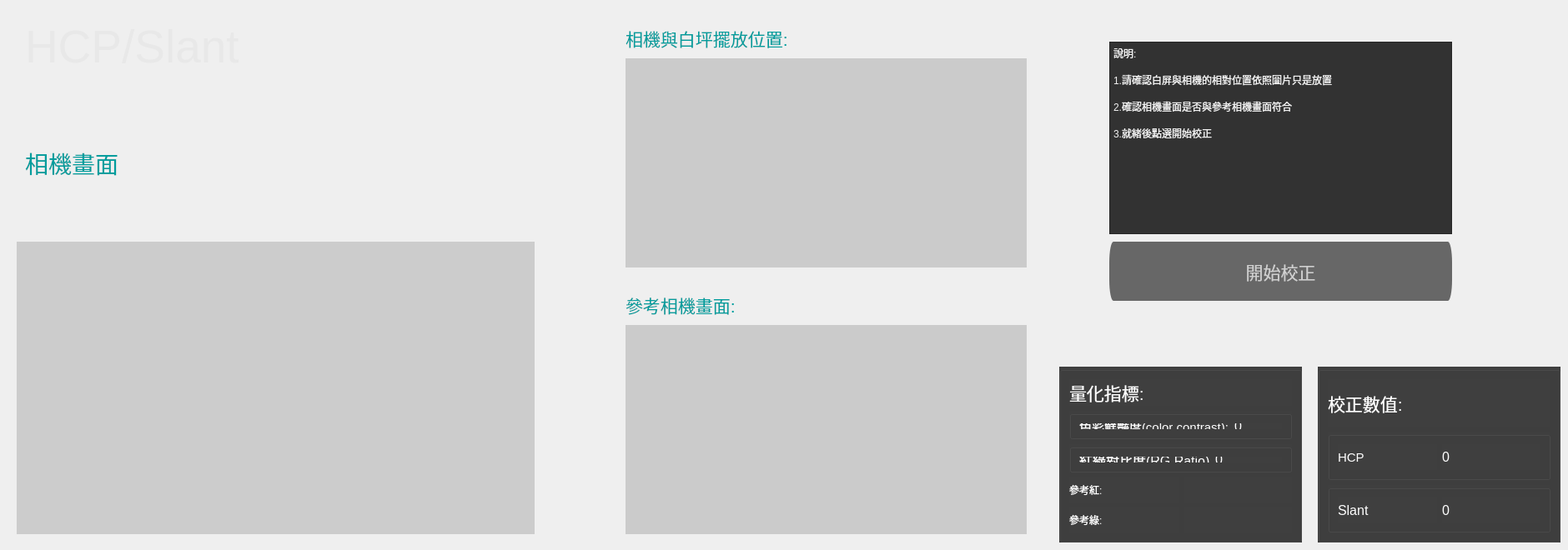
       <widget class="QWidget" name="page_4">
        <widget class="QLabel" name="hcp_preview">
         <property name="geometry">
          <rect>
           <x>20</x>
           <y>290</y>
           <width>621</width>
           <height>351</height>
          </rect>
         </property>
         <property name="styleSheet">
          <string notr="true">background-color: rgb(204, 204, 204);</string>
         </property>
         <property name="text">
          <string/>
         </property>
        </widget>
        <widget class="QLabel" name="label_30">
         <property name="geometry">
          <rect>
           <x>30</x>
           <y>10</y>
           <width>321</width>
           <height>91</height>
          </rect>
         </property>
         <property name="font">
          <font>
           <pointsize>41</pointsize>
          </font>
         </property>
         <property name="styleSheet">
          <string notr="true">color: rgb(232, 232, 232);</string>
         </property>
         <property name="text">
          <string>HCP/Slant</string>
         </property>
        </widget>
        <widget class="QLabel" name="label_31">
         <property name="geometry">
          <rect>
           <x>30</x>
           <y>170</y>
           <width>141</width>
           <height>51</height>
          </rect>
         </property>
         <property name="font">
          <font>
           <pointsize>21</pointsize>
          </font>
         </property>
         <property name="styleSheet">
          <string notr="true">color: rgb(0, 157, 157);</string>
         </property>
         <property name="text">
          <string>相機畫面</string>
         </property>
        </widget>
        <widget class="QLabel" name="slant_cam_type">
         <property name="geometry">
          <rect>
           <x>200</x>
           <y>120</y>
           <width>161</width>
           <height>141</height>
          </rect>
         </property>
         <property name="styleSheet">
          <string notr="true"/>
         </property>
         <property name="text">
          <string/>
         </property>
        </widget>
        <widget class="QGroupBox" name="verticalGroupBox">
         <property name="geometry">
          <rect>
           <x>1270</x>
           <y>440</y>
           <width>291</width>
           <height>211</height>
          </rect>
         </property>
         <property name="styleSheet">
          <string notr="true">background-color: rgb(63, 63, 63);</string>
         </property>
         <layout class="QVBoxLayout" name="verticalLayout_4">
          <item>
           <widget class="QLabel" name="label_45">
            <property name="font">
             <font>
              <pointsize>16</pointsize>
             </font>
            </property>
            <property name="styleSheet">
             <string notr="true">color: rgb(255, 255, 255);</string>
            </property>
            <property name="text">
             <string>量化指標:</string>
            </property>
           </widget>
          </item>
          <item>
           <widget class="QGroupBox" name="horizontalGroupBox_4">
            <property name="styleSheet">
             <string notr="true"/>
            </property>
            <layout class="QHBoxLayout" name="horizontalLayout_29">
             <item>
              <widget class="QLabel" name="label_33">
               <property name="font">
                <font>
                 <pointsize>11</pointsize>
                </font>
               </property>
               <property name="styleSheet">
                <string notr="true">color: rgb(255, 255, 255);</string>
               </property>
               <property name="text">
                <string>色彩鮮豔度(color contrast):</string>
               </property>
              </widget>
             </item>
             <item>
              <widget class="QLabel" name="color_contrast">
               <property name="font">
                <font>
                 <pointsize>12</pointsize>
                </font>
               </property>
               <property name="styleSheet">
                <string notr="true">color: rgb(255, 255, 255);</string>
               </property>
               <property name="text">
                <string>0</string>
               </property>
              </widget>
             </item>
            </layout>
           </widget>
          </item>
          <item>
           <widget class="QGroupBox" name="horizontalGroupBox_5">
            <property name="styleSheet">
             <string notr="true">border-color: rgb(255, 255, 255);</string>
            </property>
            <layout class="QHBoxLayout" name="horizontalLayout_30">
             <item>
              <widget class="QLabel" name="label_34">
               <property name="font">
                <font>
                 <pointsize>12</pointsize>
                </font>
               </property>
               <property name="styleSheet">
                <string notr="true">color: rgb(255, 255, 255);</string>
               </property>
               <property name="text">
                <string>紅綠對比度(RG Ratio)</string>
               </property>
              </widget>
             </item>
             <item>
              <widget class="QLabel" name="rg_ratio">
               <property name="font">
                <font>
                 <pointsize>12</pointsize>
                </font>
               </property>
               <property name="styleSheet">
                <string notr="true">color: rgb(255, 255, 255);</string>
               </property>
               <property name="text">
                <string>0</string>
               </property>
              </widget>
             </item>
            </layout>
           </widget>
          </item>
          <item>
           <layout class="QHBoxLayout" name="horizontalLayout_31">
            <item>
             <widget class="QLabel" name="label_29">
              <property name="styleSheet">
               <string notr="true">color: rgb(255, 255, 255);</string>
              </property>
              <property name="text">
               <string>參考紅:</string>
              </property>
             </widget>
            </item>
            <item>
             <widget class="QLabel" name="ref_red">
              <property name="minimumSize">
               <size>
                <width>70</width>
                <height>30</height>
               </size>
              </property>
              <property name="text">
               <string/>
              </property>
             </widget>
            </item>
           </layout>
          </item>
          <item>
           <layout class="QHBoxLayout" name="horizontalLayout_32">
            <item>
             <widget class="QLabel" name="label_42">
              <property name="styleSheet">
               <string notr="true">color: rgb(255, 255, 255);</string>
              </property>
              <property name="text">
               <string>參考綠:</string>
              </property>
             </widget>
            </item>
            <item>
             <widget class="QLabel" name="ref_green">
              <property name="minimumSize">
               <size>
                <width>70</width>
                <height>30</height>
               </size>
              </property>
              <property name="text">
               <string/>
              </property>
             </widget>
            </item>
           </layout>
          </item>
         </layout>
        </widget>
        <widget class="QLabel" name="label_41">
         <property name="geometry">
          <rect>
           <x>750</x>
           <y>20</y>
           <width>241</width>
           <height>51</height>
          </rect>
         </property>
         <property name="font">
          <font>
           <pointsize>16</pointsize>
          </font>
         </property>
         <property name="styleSheet">
          <string notr="true">color: rgb(0, 157, 157);</string>
         </property>
         <property name="text">
          <string>相機與白坪擺放位置:</string>
         </property>
        </widget>
        <widget class="QLabel" name="camera_position">
         <property name="geometry">
          <rect>
           <x>750</x>
           <y>70</y>
           <width>481</width>
           <height>251</height>
          </rect>
         </property>
         <property name="styleSheet">
          <string notr="true">background-color: rgb(203, 203, 203);</string>
         </property>
         <property name="text">
          <string/>
         </property>
        </widget>
        <widget class="QLabel" name="label_43">
         <property name="geometry">
          <rect>
           <x>750</x>
           <y>340</y>
           <width>191</width>
           <height>51</height>
          </rect>
         </property>
         <property name="font">
          <font>
           <pointsize>16</pointsize>
          </font>
         </property>
         <property name="styleSheet">
          <string notr="true">color: rgb(0, 157, 157);</string>
         </property>
         <property name="text">
          <string>參考相機畫面:</string>
         </property>
        </widget>
        <widget class="QLabel" name="initial_screen_hcp">
         <property name="geometry">
          <rect>
           <x>750</x>
           <y>390</y>
           <width>481</width>
           <height>251</height>
          </rect>
         </property>
         <property name="styleSheet">
          <string notr="true">background-color: rgb(203, 203, 203);</string>
         </property>
         <property name="text">
          <string/>
         </property>
        </widget>
        <widget class="QPushButton" name="start_calibrate_hcp">
         <property name="enabled">
          <bool>true</bool>
         </property>
         <property name="geometry">
          <rect>
           <x>1330</x>
           <y>290</y>
           <width>411</width>
           <height>71</height>
          </rect>
         </property>
         <property name="font">
          <font>
           <pointsize>16</pointsize>
          </font>
         </property>
         <property name="styleSheet">
          <string notr="true">
QPushButton{border-radius: 5px solid gray;
background-color: rgb(103, 103, 103);
color: rgb(207, 207, 207);}

QPushButton:hover {border-radius: 5px solid gray;
background-color: rgb(130, 130, 130);
color: rgb(207, 207, 207);}

QPushButton:pressed {border-radius: 5px solid gray;
background-color: rgb(71, 71, 71);
color: rgb(207, 207, 207);}</string>
         </property>
         <property name="text">
          <string>開始校正</string>
         </property>
        </widget>
        <widget class="QPlainTextEdit" name="plainTextEdit">
         <property name="geometry">
          <rect>
           <x>1330</x>
           <y>50</y>
           <width>411</width>
           <height>231</height>
          </rect>
         </property>
         <property name="styleSheet">
          <string notr="true">background-color: rgb(50, 50, 50);
font: 14pt &quot;Microsoft JhengHei UI&quot;;
color: rgb(241, 241, 241);</string>
         </property>
         <property name="plainText">
          <string>說明:

1.請確認白屏與相機的相對位置依照圖片只是放置

2.確認相機畫面是否與參考相機畫面符合

3.就緒後點選開始校正</string>
         </property>
        </widget>
        <widget class="QGroupBox" name="verticalGroupBox_3">
         <property name="geometry">
          <rect>
           <x>1580</x>
           <y>440</y>
           <width>291</width>
           <height>211</height>
          </rect>
         </property>
         <property name="styleSheet">
          <string notr="true">background-color: rgb(63, 63, 63);</string>
         </property>
         <layout class="QVBoxLayout" name="verticalLayout_6">
          <item>
           <widget class="QLabel" name="label_46">
            <property name="font">
             <font>
              <pointsize>16</pointsize>
             </font>
            </property>
            <property name="styleSheet">
             <string notr="true">color: rgb(255, 255, 255);</string>
            </property>
            <property name="text">
             <string>校正數值:</string>
            </property>
           </widget>
          </item>
          <item>
           <widget class="QGroupBox" name="horizontalGroupBox_6">
            <property name="styleSheet">
             <string notr="true"/>
            </property>
            <layout class="QHBoxLayout" name="horizontalLayout_33">
             <item>
              <widget class="QLabel" name="label_44">
               <property name="font">
                <font>
                 <pointsize>11</pointsize>
                </font>
               </property>
               <property name="styleSheet">
                <string notr="true">color: rgb(255, 255, 255);</string>
               </property>
               <property name="text">
                <string>HCP</string>
               </property>
              </widget>
             </item>
             <item>
              <widget class="QLabel" name="hcp">
               <property name="font">
                <font>
                 <pointsize>12</pointsize>
                </font>
               </property>
               <property name="styleSheet">
                <string notr="true">color: rgb(255, 255, 255);</string>
               </property>
               <property name="text">
                <string>0</string>
               </property>
              </widget>
             </item>
            </layout>
           </widget>
          </item>
          <item>
           <widget class="QGroupBox" name="horizontalGroupBox_7">
            <property name="styleSheet">
             <string notr="true">border-color: rgb(255, 255, 255);</string>
            </property>
            <layout class="QHBoxLayout" name="horizontalLayout_34">
             <item>
              <widget class="QLabel" name="label_48">
               <property name="font">
                <font>
                 <pointsize>12</pointsize>
                </font>
               </property>
               <property name="styleSheet">
                <string notr="true">color: rgb(255, 255, 255);</string>
               </property>
               <property name="text">
                <string>Slant</string>
               </property>
              </widget>
             </item>
             <item>
              <widget class="QLabel" name="slant">
               <property name="font">
                <font>
                 <pointsize>12</pointsize>
                </font>
               </property>
               <property name="styleSheet">
                <string notr="true">color: rgb(255, 255, 255);</string>
               </property>
               <property name="text">
                <string>0</string>
               </property>
              </widget>
             </item>
            </layout>
           </widget>
          </item>
         </layout>
        </widget>
       </widget>
